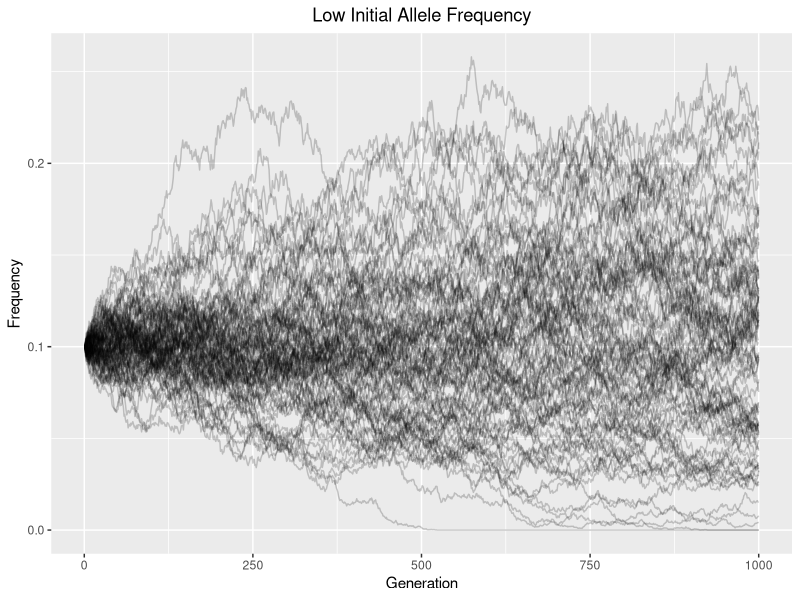
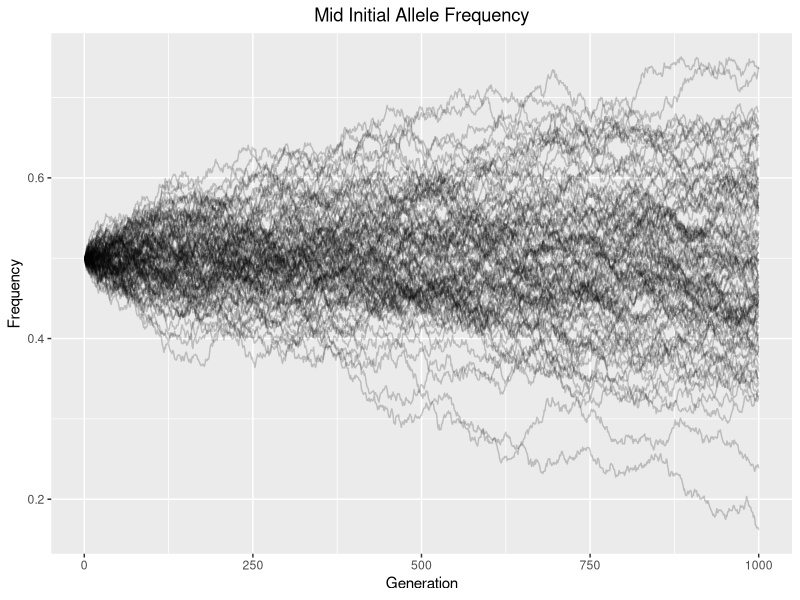
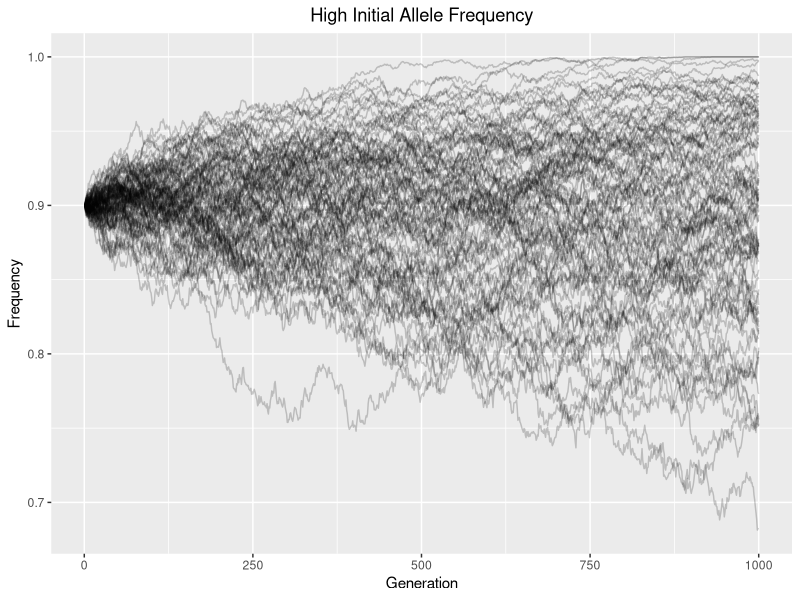
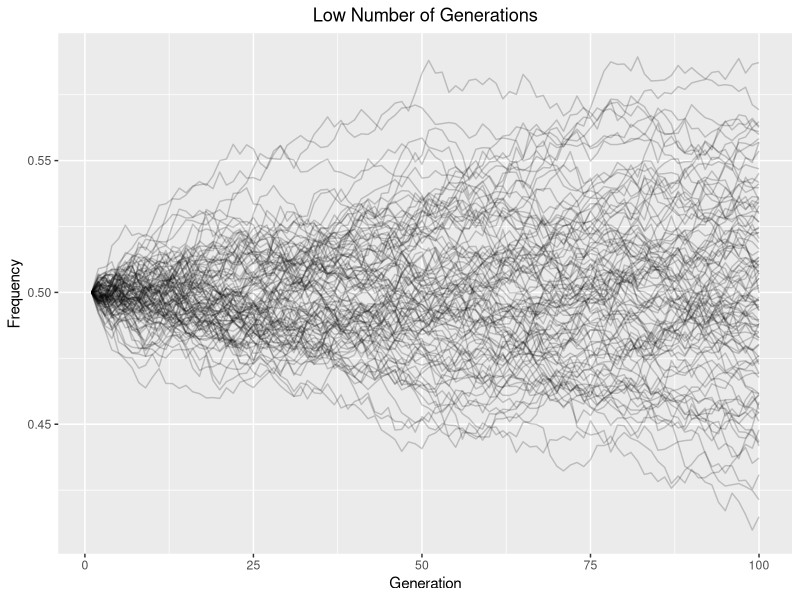
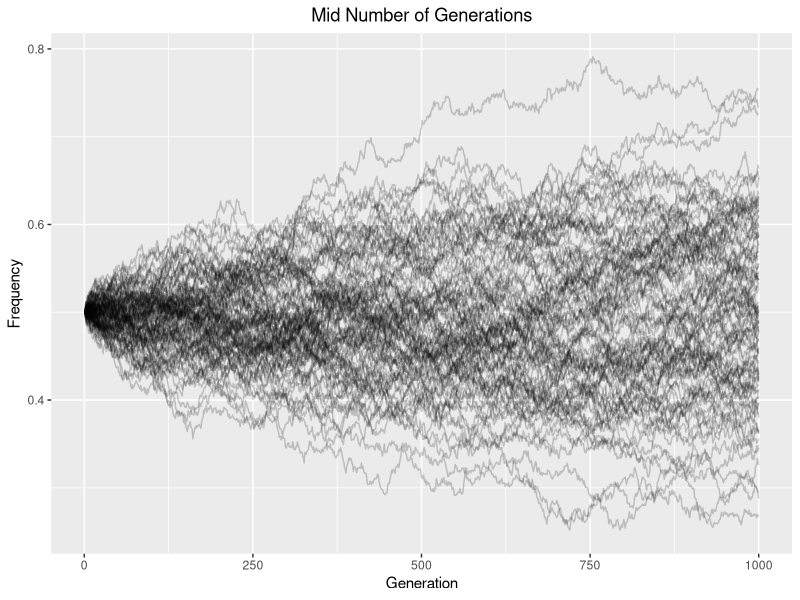
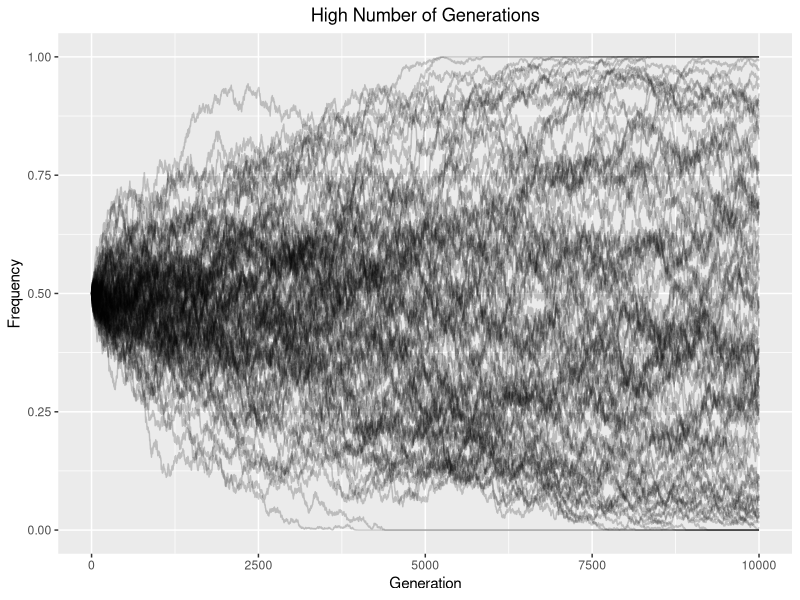
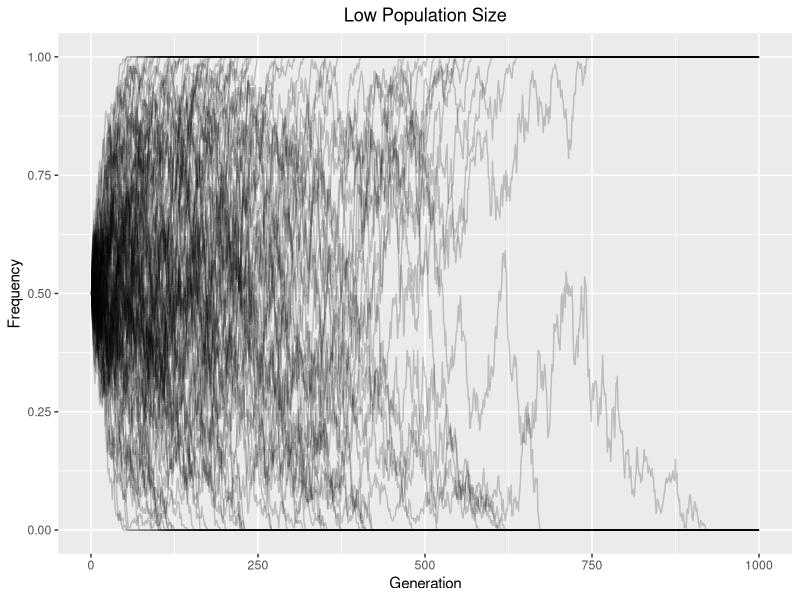
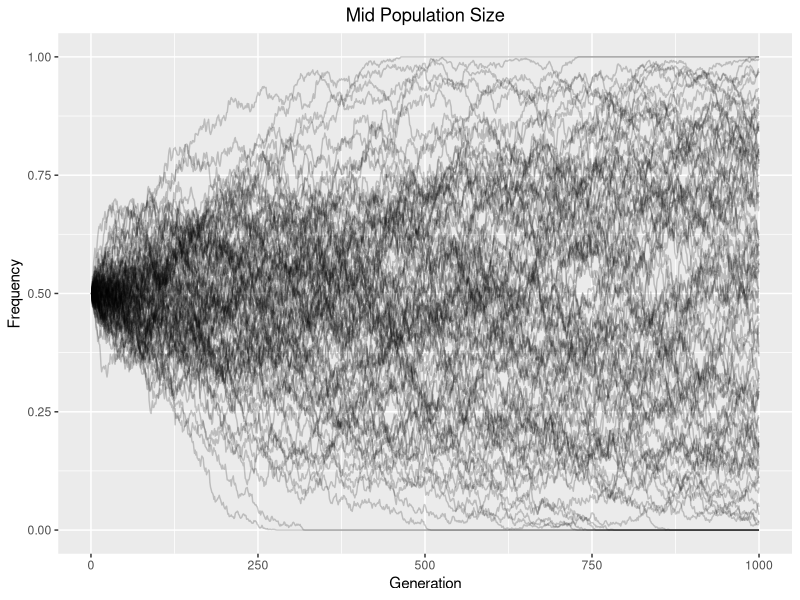

The R script that drew these images, in order:
## ---- chunk 1
knitr::opts_chunk$set(echo = TRUE)
library(tidyverse)
library(ggsci)
library(ggthemes)
## ---- chunk 2
trajectories <- function(npops=5,popsize=20,ngen=55, p0 =0.9 ){
  sim = matrix(0,npops,ngen)
  for( pop in 1:npops) { #for each population
  sim[pop,1] = p0       #start with the allele at frequency p0 in generation 1  
  for( i in 2:ngen){    #Simulate future frequency for ngens using the binomial function
	  sim[pop,i] = rbinom(1,2*popsize, sim[pop,i-1]) / (2*popsize) 
     }
  }
  #Note the freq. each generation is probabilistically dependent on the frequency from the generation before
  ## The data are simulated; now convert to dataframe, create a column to label each population, and 
  sim <- as.data.frame(sim)
  Population <- paste("Pop", seq(1:npops), sep = " ")
  sim <- cbind(Population, sim)
  return(sim)
}
## ---- chunk 3
#low p0
simdata <- trajectories(npops= 100, popsize = 10000, ngen = 1000, p0 = 0.1)
simdata_tidy <- pivot_longer(simdata, !Population, names_to = "Generation", names_prefix = "V", values_to = "Frequency")
simdata_tidy$Generation <- as.numeric(simdata_tidy$Generation)

low_p0 <-ggplot(simdata_tidy, aes(x = Generation, y = Frequency, group = Population)) +
  geom_line(alpha = 0.2) +xlab("Generation")
low_p0 + ggtitle("Low Initial Allele Frequency")+
  theme(plot.title = element_text(hjust = 0.5))

#mid p0
simdata <- trajectories(npops= 100, popsize = 10000, ngen = 1000, p0 = 0.5)
simdata_tidy <- pivot_longer(simdata, !Population, names_to = "Generation", names_prefix = "V", values_to = "Frequency")
simdata_tidy$Generation <- as.numeric(simdata_tidy$Generation)

mid_p0 <-ggplot(simdata_tidy, aes(x = Generation, y = Frequency, group = Population)) +
  geom_line(alpha = 0.2) +xlab("Generation")
mid_p0 + ggtitle("Mid Initial Allele Frequency")+
  theme(plot.title = element_text(hjust = 0.5))

#high p0
simdata <- trajectories(npops= 100, popsize = 10000, ngen = 1000, p0 = 0.9)
simdata_tidy <- pivot_longer(simdata, !Population, names_to = "Generation", names_prefix = "V", values_to = "Frequency")
simdata_tidy$Generation <- as.numeric(simdata_tidy$Generation)

high_p0 <-ggplot(simdata_tidy, aes(x = Generation, y = Frequency, group = Population)) +
  geom_line(alpha = 0.2) +xlab("Generation")
high_p0 + ggtitle("High Initial Allele Frequency")+
  theme(plot.title = element_text(hjust = 0.5))
## ---- chunk 4
#low ngen
simdata <- trajectories(npops= 100, popsize = 10000, ngen = 100, p0 = 0.5)
simdata_tidy <- pivot_longer(simdata, !Population, names_to = "Generation", names_prefix = "V", values_to = "Frequency")
simdata_tidy$Generation <- as.numeric(simdata_tidy$Generation)

low_ngen <-ggplot(simdata_tidy, aes(x = Generation, y = Frequency, group = Population)) +
  geom_line(alpha = 0.2) +xlab("Generation")
low_ngen + ggtitle("Low Number of Generations")+
  theme(plot.title = element_text(hjust = 0.5))

#mid ngen
simdata <- trajectories(npops= 100, popsize = 10000, ngen = 1000, p0 = 0.5)
simdata_tidy <- pivot_longer(simdata, !Population, names_to = "Generation", names_prefix = "V", values_to = "Frequency")
simdata_tidy$Generation <- as.numeric(simdata_tidy$Generation)

mid_ngen <-ggplot(simdata_tidy, aes(x = Generation, y = Frequency, group = Population)) +
  geom_line(alpha = 0.2) +xlab("Generation")
mid_ngen + ggtitle("Mid Number of Generations")+
  theme(plot.title = element_text(hjust = 0.5))

#high ngen
simdata <- trajectories(npops= 100, popsize = 10000, ngen = 10000, p0 = 0.5)
simdata_tidy <- pivot_longer(simdata, !Population, names_to = "Generation", names_prefix = "V", values_to = "Frequency")
simdata_tidy$Generation <- as.numeric(simdata_tidy$Generation)

high_ngen <-ggplot(simdata_tidy, aes(x = Generation, y = Frequency, group = Population)) +
  geom_line(alpha = 0.2) +xlab("Generation")
high_ngen + ggtitle("High Number of Generations")+
  theme(plot.title = element_text(hjust = 0.5))
## ---- chunk 5
#low popsize
simdata <- trajectories(npops= 100, popsize = 100, ngen = 1000, p0 = 0.5)
simdata_tidy <- pivot_longer(simdata, !Population, names_to = "Generation", names_prefix = "V", values_to = "Frequency")
simdata_tidy$Generation <- as.numeric(simdata_tidy$Generation)

low_popsize <-ggplot(simdata_tidy, aes(x = Generation, y = Frequency, group = Population)) +
  geom_line(alpha = 0.2) +xlab("Generation")
low_popsize + ggtitle("Low Population Size")+
  theme(plot.title = element_text(hjust = 0.5))

#mid popsize
simdata <- trajectories(npops= 100, popsize = 1000, ngen = 1000, p0 = 0.5)
simdata_tidy <- pivot_longer(simdata, !Population, names_to = "Generation", names_prefix = "V", values_to = "Frequency")
simdata_tidy$Generation <- as.numeric(simdata_tidy$Generation)

mid_popsize <-ggplot(simdata_tidy, aes(x = Generation, y = Frequency, group = Population)) +
  geom_line(alpha = 0.2) +xlab("Generation")
mid_popsize + ggtitle("Mid Population Size")+
  theme(plot.title = element_text(hjust = 0.5))

#high popsize
simdata <- trajectories(npops= 100, popsize = 10000, ngen = 1000, p0 = 0.5)
simdata_tidy <- pivot_longer(simdata, !Population, names_to = "Generation", names_prefix = "V", values_to = "Frequency")
simdata_tidy$Generation <- as.numeric(simdata_tidy$Generation)

high_popsize <-ggplot(simdata_tidy, aes(x = Generation, y = Frequency, group = Population)) +
  geom_line(alpha = 0.2) +xlab("Generation")
high_popsize + ggtitle("High Population Size")+
  theme(plot.title = element_text(hjust = 0.5))
## ---- chunk 6
wf_df <- data.frame()

sizes <- c(50, 100, 1000, 5000)
starting_p <- c(.01, .1, .5, .9)
n_gen <- 100
n_reps <- 100

for(N in sizes){
  for(p in starting_p){
    p0 <- p
    for(j in 1:n_gen){
      X <- rbinom(n_reps, 2*N, p)
      p <- X / (2*N)
      rows <- data.frame(replicate = 1:n_reps, N = rep(N, n_reps), 
                         Generation = rep(j, n_reps), p0 = rep(p0, n_reps), 
                         Frequency = p)
      wf_df <- bind_rows(wf_df, rows)
    }
  }
}

p <- ggplot(wf_df, aes(x = Generation, y = Frequency, group = replicate)) +
     geom_path(alpha = .5) + facet_grid(N ~ p0) + guides(colour=FALSE)
p
## ---- chunk 7
population <- c(10, 100, 1000, 10000)
generations <- 100
matrix <- matrix(0,nrow=generations,ncol<-length(population))

for(i in 1:generations){
  fixation <- c()
  for(j in population){
    pA <- c()
    pA[1] <- 0.5
    k <- 1
    while ((pA[k] < 1) & (pA[k] > 0)) {
      pA[k+1] <- rbinom(n=1,size=2*j,prob=pA[k])/(2*j)
      k <- k+1
    }
    fixation <- c(fixation,k)
  }
  matrix[i,] <- fixation
}
means <- colMeans(matrix)
plot(population, means, xlab = "Population Size", ylab = "Fixation Time")
abline(lm(means~population))
